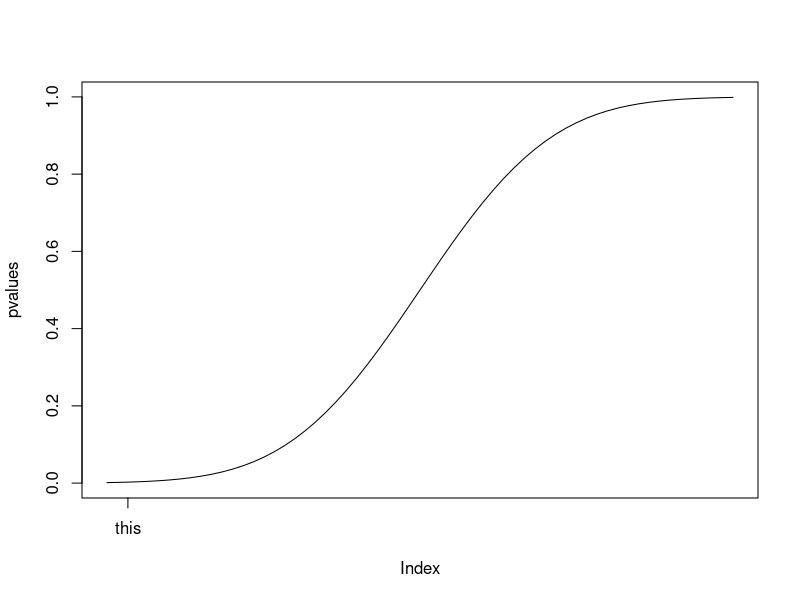
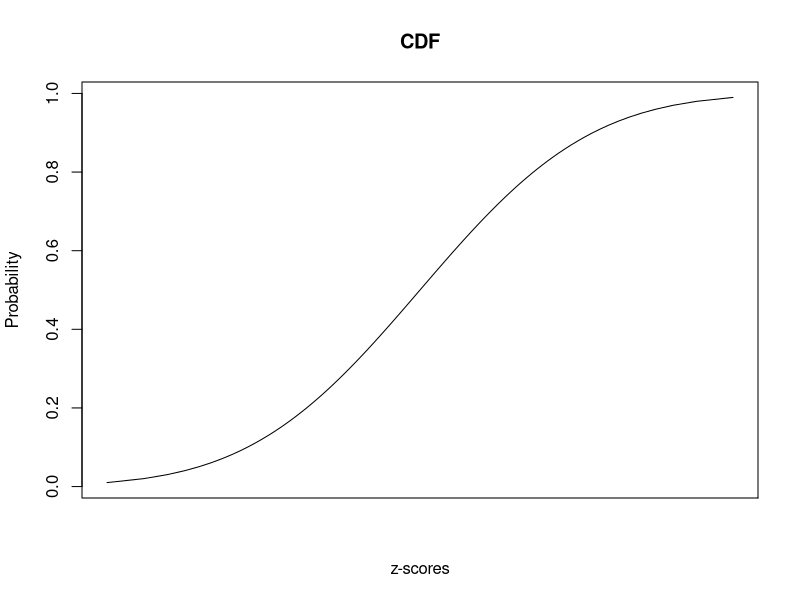

Write R code to recreate these figures, in order.
## ---- chunk 1
knitr::opts_chunk$set(echo = TRUE)
## ---- chunk 2
uu<-seq(0,1,by=.1)
zscore<-seq(-3,3,0.1)
pvalues<-pnorm(zscore)
plot(pvalues,type="l",xaxt="n")



oo<-rep(F,length(zscore))
oo[3]<-T
axis(1,at=which(oo),label="this")
## ---- chunk 3
uu<-seq(0,1,length=100)
uu<-uu[c(-1,-100)]
z_scores <-qnorm(uu)
pvalues <- pnorm(z_scores)
plot(z_scores,pvalues,type="l",
     xlab="z-scores",
     ylab="Probability",
     xaxt="n",
     main="CDF")
axis(1, at=which(round(pvalues,2)== 0.2 ),
     labels=round(qnorm(0.2), 2))
## ---- chunk 4
right<-pnorm(1)
left<-pnorm(-1)
right-left
## ---- chunk 5
right<-pnorm(2)
left<-pnorm(-2)
right-left
## ---- chunk 6
myfilter<-function(x){
        le2<- x[x<=0.2]
        xx<-le2[le2>=-0.2]
        return(xx)
}
## ---- chunk 7
x<-rpois (30,2)


getevent<-function(v){
        return(v[v%%2==0] )
}
x
getevent(x)
